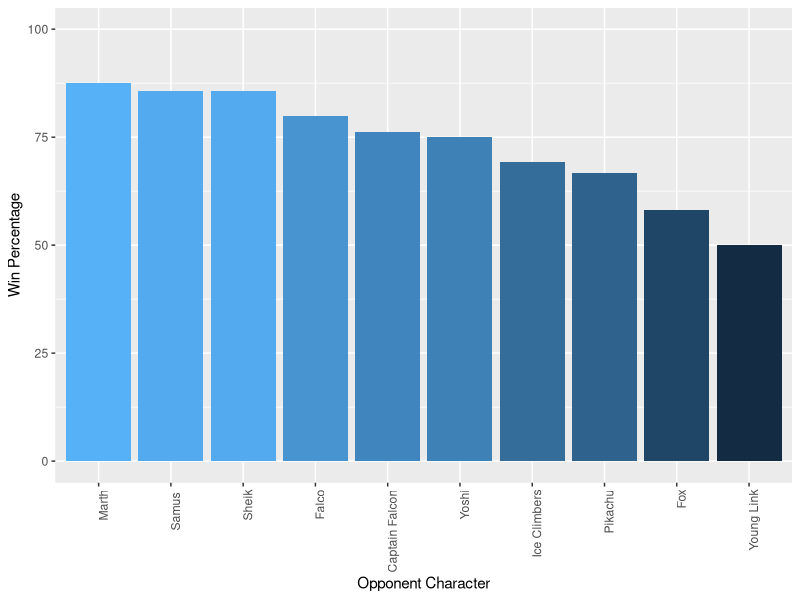
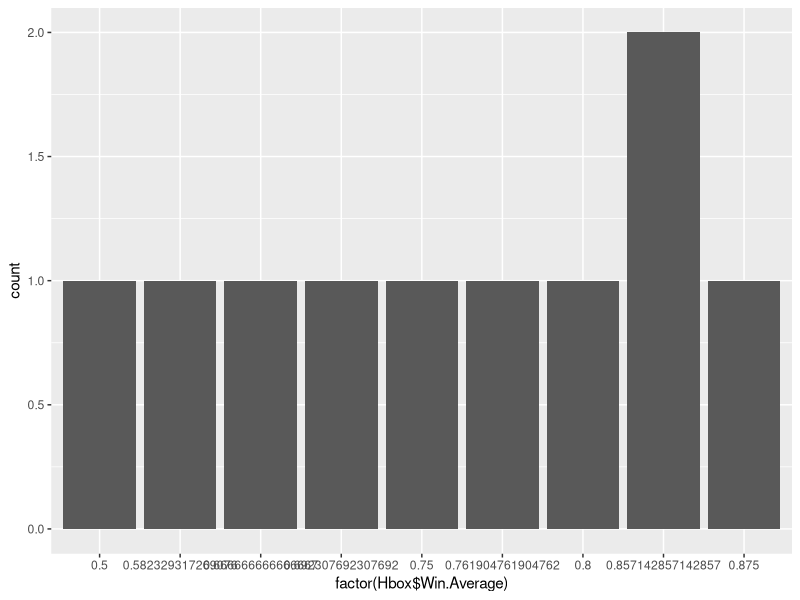
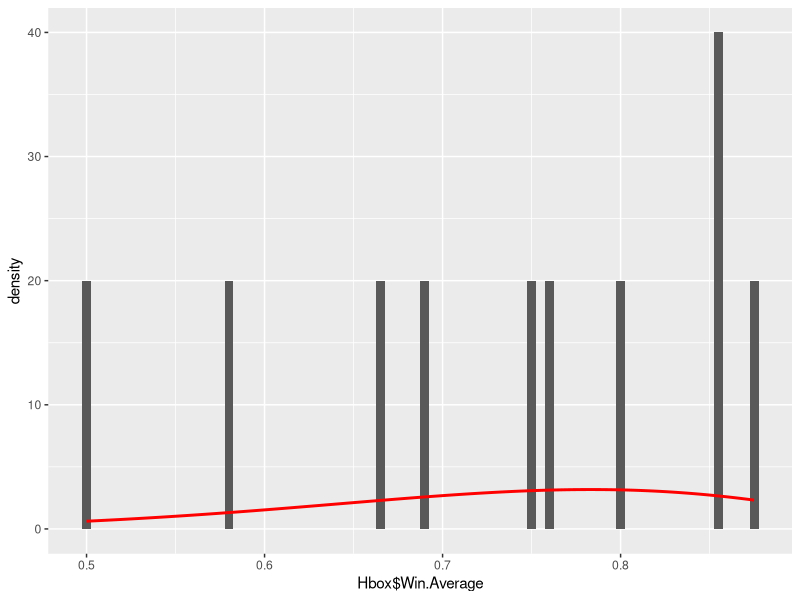
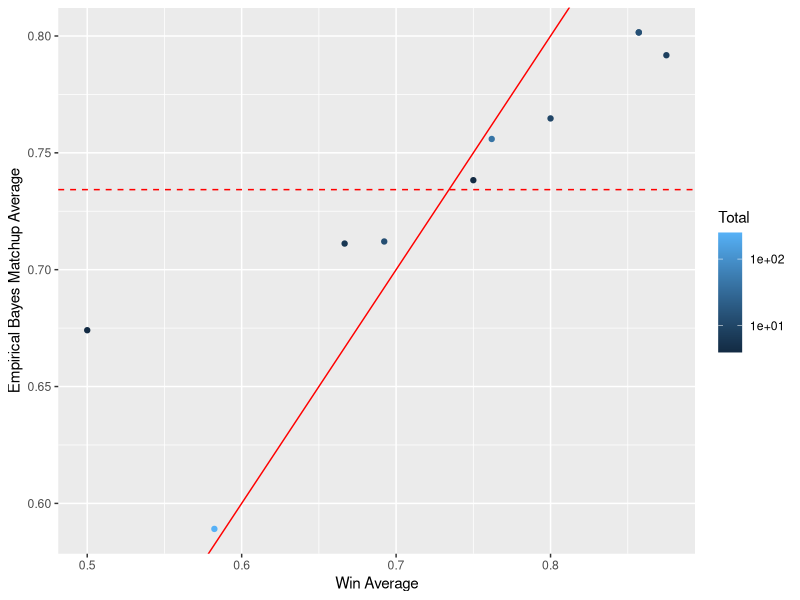
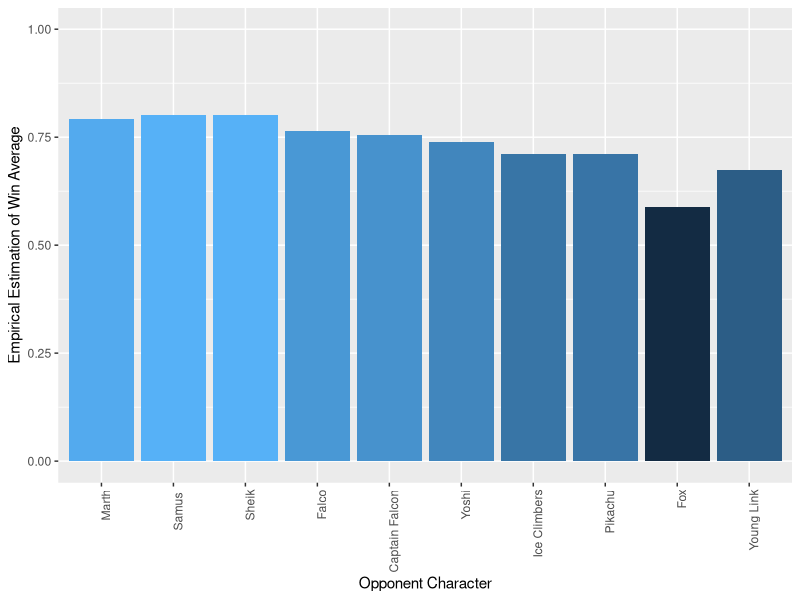
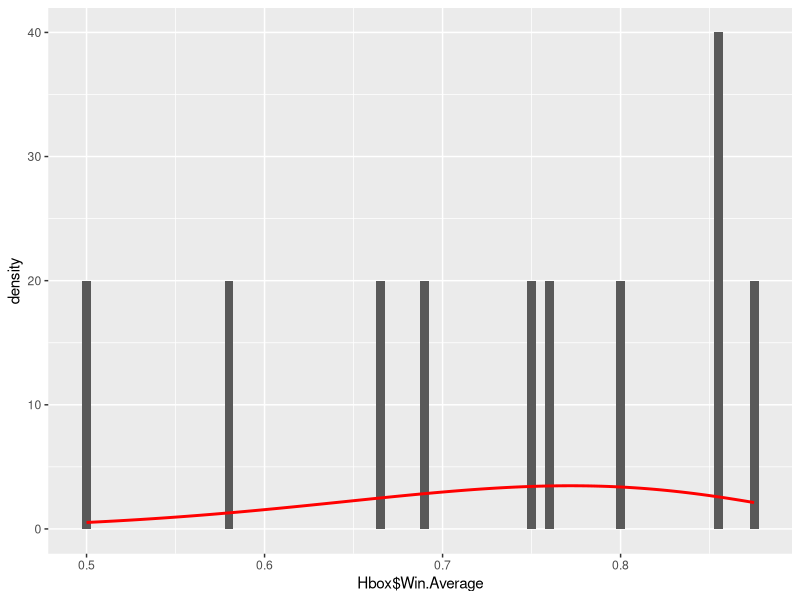
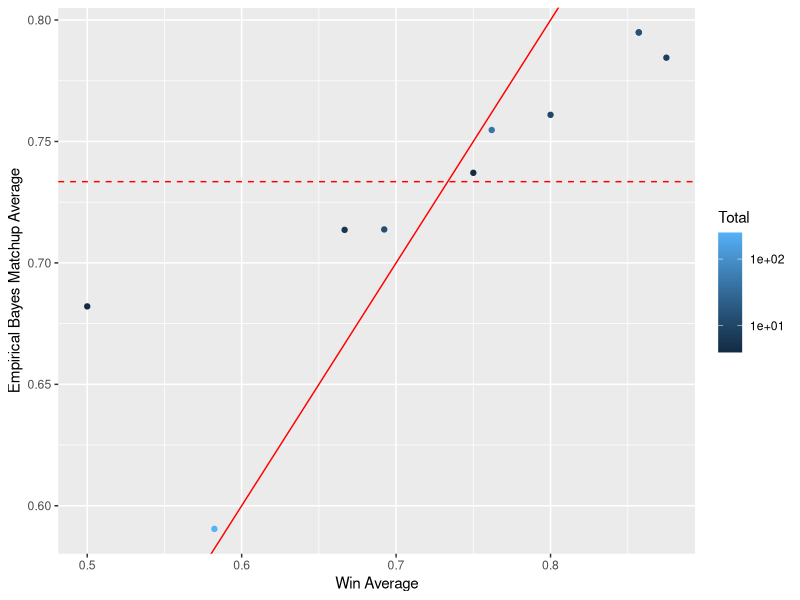
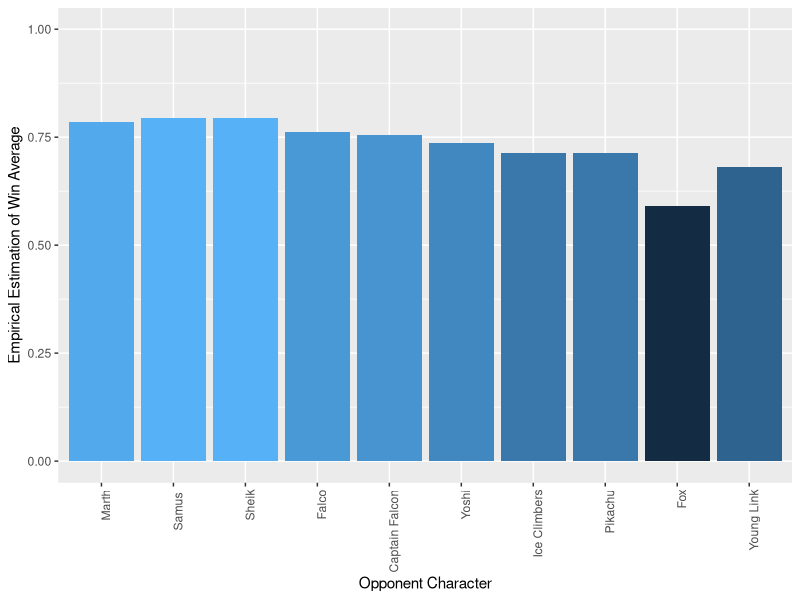

These figures' R source, in order:
## ---- chunk 1
library(dplyr)
library(tidyr)
library(ggplot2)
library(RColorBrewer)
library(MASS)
## ---- chunk 2
Hbox <- read.csv(file = "Hbox2017.csv", sep = ",", header = TRUE)
Hbox
Hbox <- arrange(Hbox, desc(Win.Percent))
Hbox
## ---- chunk 3
ggplot(data = Hbox, aes(x = OpponentCharacter, y = Hbox$Win.Percent, fill = Win.Percent)) + geom_bar(stat = "identity", show.legend = FALSE) + theme(axis.text.x = element_text(angle = 90, hjust = 1)) + ylab("Win Percentage") + xlab("Opponent Character") + scale_x_discrete(limits = c("Marth", "Samus ", "Sheik", "Falco", "Captain Falcon", "Yoshi", "Ice Climbers", "Pikachu", "Fox", "Young Link")) + coord_cartesian(ylim = c(0,100))
## ---- chunk 4
#Histogram of win average values across all matchups
Hbox$Win.Average <- Hbox$Wins/Hbox$Total
ggplot(data = Hbox, aes(x = factor(Hbox$Win.Average))) + geom_bar()

#Estimation of alpha and beta parameters of beta distribution from mean and variance of above data (Method of Moments Estimation)
estBetaParams <- function(mu, var) {
     alpha <- ((1 - mu) / var - 1 / mu) * mu ^ 2
     beta <- alpha * (1 / mu - 1)
     return(params = list(alpha = alpha, beta = beta))
 }
H.mu <- mean(Hbox$Win.Average)
H.var <- var(Hbox$Win.Average)
Hbox.est <- estBetaParams(H.mu, H.var)
ggplot(Hbox) + geom_histogram(aes(Hbox$Win.Average, y = ..density..), binwidth = .005) + stat_function(fun = function(x) dbeta(x, Hbox.est$alpha, Hbox.est$beta), color = "red", size = 1)

#How did our empirical Bayes change the matchup averages?
Hbox.eb <- Hbox %>%
    mutate(eb_estimate = (Wins + Hbox.est$alpha) / (Total + Hbox.est$alpha + Hbox.est$beta))
ggplot(Hbox.eb, aes(Hbox$Win.Average, eb_estimate, color = Total)) + geom_hline(yintercept = Hbox.est$alpha / (Hbox.est$alpha + Hbox.est$beta), color = "red", lty = 2) + geom_point() + geom_abline(color = "red") + scale_colour_gradient(trans = "log", breaks = 10 ^ (1:5)) + xlab("Win Average") + ylab("Empirical Bayes Matchup Average")

#What if we had no evidence at all? What would we predict Hbox's win average across all matchups to be?
sprintf("%.3f", Hbox.est$alpha / (Hbox.est$alpha + Hbox.est$beta))

#Now to plot our new estimates of Hbox's 2017 matchup win averages
Hbox.eb
scaleFUN <- function(x) sprintf("%.2s", x)
ggplot(data = Hbox.eb, aes(x = Hbox.eb$OpponentCharacter, y = Hbox.eb$eb_estimate, fill = Hbox.eb$eb_estimate)) + geom_bar(stat = "identity", show.legend = FALSE) + theme(axis.text.x = element_text(angle = 90, hjust = 1)) + ylab("Empirical Estimation of Win Average") + xlab("Opponent Character") + scale_x_discrete(limits = c("Marth", "Samus ", "Sheik", "Falco", "Captain Falcon", "Yoshi", "Ice Climbers", "Pikachu", "Fox", "Young Link")) + coord_cartesian(ylim = c(0.0, 1.0))
## ---- chunk 5
#Alternatively, we can use fitdistr to conduct a Maximum-Likelihood Estimation of alpha and beta
Hbox.est2 <- fitdistr(Hbox$Win.Average,dbeta,list(shape1=1,shape2=1), lower = c(0,0))
Hbox.est2
ggplot(Hbox) + geom_histogram(aes(Hbox$Win.Average, y = ..density..), binwidth = .005) + stat_function(fun = function(x) dbeta(x, Hbox.est2$estimate[1], Hbox.est2$estimate[2]), color = "red", size = 1)

#How did our empirical Bayes change the matchup averages?
Hbox.eb2 <- Hbox %>%
  mutate(eb_estimate2 = (Wins + Hbox.est2$estimate[1]) / (Total + Hbox.est2$estimate[1] + Hbox.est2$estimate[2]))
ggplot(Hbox.eb2, aes(Hbox$Win.Average, eb_estimate2, color = Total)) + geom_hline(yintercept = Hbox.est2$estimate[1] / (Hbox.est2$estimate[1] + Hbox.est2$estimate[2]), color = "red", lty = 2) + geom_point() + geom_abline(color = "red") + scale_colour_gradient(trans = "log", breaks = 10 ^ (1:5)) + xlab("Win Average") + ylab("Empirical Bayes Matchup Average")

#Again, what if we had no evidence at all? What would we predict Hbox's win average across all matchups to be?
sprintf("%.3f", Hbox.est2$estimate[1] / (Hbox.est2$estimate[1] + Hbox.est2$estimate[2]))

#Plot
Hbox.eb2
scaleFUN <- function(x) sprintf("%.2s", x)
ggplot(data = Hbox.eb2, aes(x = Hbox.eb2$OpponentCharacter, y = Hbox.eb2$eb_estimate, fill = Hbox.eb2$eb_estimate)) + geom_bar(stat = "identity", show.legend = FALSE) + theme(axis.text.x = element_text(angle = 90, hjust = 1)) + ylab("Empirical Estimation of Win Average") + xlab("Opponent Character") + scale_x_discrete(limits = c("Marth", "Samus ", "Sheik", "Falco", "Captain Falcon", "Yoshi", "Ice Climbers", "Pikachu", "Fox", "Young Link")) + coord_cartesian(ylim = c(0.0, 1.0))
